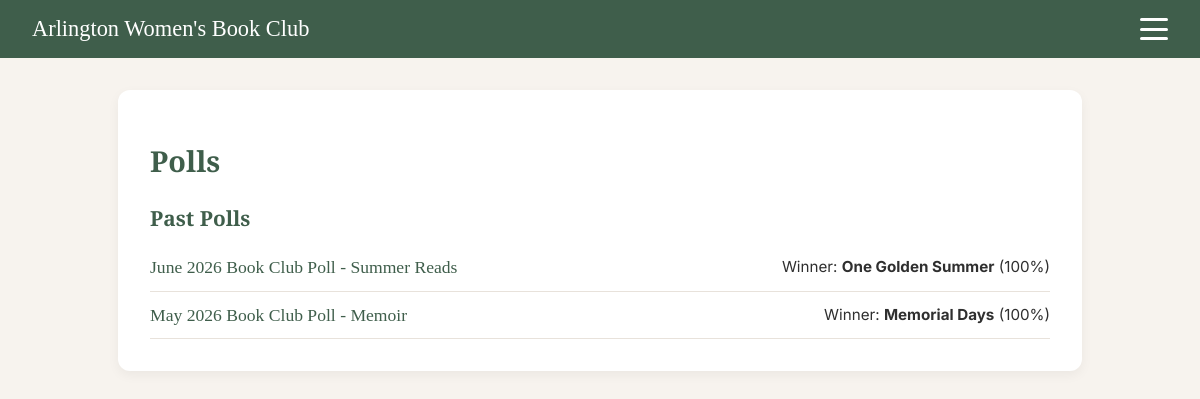
The page /polls/ (signed in) on the database its author committed.
### core/models.py (models this page shows, shortened)
class Poll(models.Model):
    MONTH_CHOICES = [
        (1, "January"), (2, "February"), (3, "March"), (4, "April"),
        (5, "May"), (6, "June"), (7, "July"), (8, "August"),
        (9, "September"), (10, "October"), (11, "November"), (12, "December"),
    ]
    month = models.PositiveSmallIntegerField(choices=MONTH_CHOICES)
    year = models.PositiveSmallIntegerField()
    genre = models.CharField(max_length=100, blank=True)
    question = models.CharField(max_length=255, editable=False)
    description = models.TextField(blank=True)
    created_by = models.ForeignKey(
        settings.AUTH_USER_MODEL,
        on_delete=models.SET_NULL,
        null=True,
        blank=True
    )
    created_at = models.DateTimeField(auto_now_add=True)
    closes_at = models.DateTimeField(null=True, blank=True)
    is_closed = models.BooleanField(default=False)
    def total_votes(self):
        return self.votes.count()
    def votes_for_option(self, option):
        return self.votes.filter(option=option).count()
    def percentage_for_option(self, option):
        total = self.total_votes()
        if total == 0:
            return 0
        return round((self.votes_for_option(option) / total) * 100)
    def winner(self):
        options = self.options.all()
        if not options:
            return None
        return max(options, key=lambda o: o.votes.count())
    def winner_percentage(self):
        if not self.winner():
            return 0
        return self.percentage_for_option(self.winner())

class PollOption(models.Model):
    poll = models.ForeignKey(Poll, related_name="options", on_delete=models.CASCADE)
    book = models.ForeignKey(Book, on_delete=models.CASCADE)

class Book(models.Model):
    title = models.CharField(max_length=255)
    author = models.CharField(max_length=255, blank=True)
    cover_image_url = models.URLField(blank=True)
    goodreads_url = models.URLField(blank=True)
    publication_year = models.PositiveSmallIntegerField(null=True, blank=True)
    notes = models.TextField(blank=True)

### core/views.py (the view)
# urls.py: path("polls/", views.poll_list, name="poll_list"),
def poll_list(request):
    current_poll = Poll.objects.filter(is_closed=False).order_by('-id').first()
    if current_poll:
        past_polls = Poll.objects.exclude(id=current_poll.id).order_by('-id')
    else:
        past_polls = Poll.objects.all().order_by('-id')
    return render(request, "core/poll_list.html", {
        "current_poll": current_poll,
        "past_polls": past_polls,
    })

### core/templates/core/poll_list.html (shortened to what this page needs)
{% extends "core/base.html" %}
{% block content %}
<div class="poll-section">
    <h1 class="poll-title">Polls</h1>
    <h2 class="section-title">Past Polls</h2>
    {% for poll in past_polls %}
        {% if not poll.is_active %}
            <div class="poll-row">
                <a href="{% url 'poll_detail' poll.id %}" class="poll-name">
                    {{ poll.question }}
                </a>
                <div class="poll-winner">
                    Winner: <strong>{{ poll.winner.book.title }}</strong>
                    ({{ poll.winner_percentage }}%)
                </div>
            </div>
        {% endif %}
    {% empty %}
        <p>No past polls yet.</p>
    {% endfor %}
</div>
{% endblock %}

### core/static/core/base.css (style rules this page uses)
:root { --primary: #F7F3EE; --secondary: #3f5e4b; --accent: #d6a6a6; --text: #2f2f2f; --font-serif: 'Libre Baskerville', serif; --font-sans: 'Inter', sans-serif; }
body { margin: 0; background: var(--primary); color: var(--text); font-family: var(--font-sans); }
.poll-section { max-width: 900px; margin: 2rem auto; padding: 2rem; background: white; border-radius: 12px; box-shadow: 0 4px 12px rgba(0,0,0,0.05); }
.poll-title { font-family: var(--font-serif); font-size: 1.8rem; margin-bottom: 1.5rem; color: var(--secondary); }
.section-title { font-family: var(--font-serif); font-size: 1.3rem; color: var(--secondary); margin-top: 1.5rem; margin-bottom: 0.75rem; }
.poll-row { display: flex; justify-content: space-between; padding: 0.8rem 0; border-bottom: 1px solid #e8e2db; }
.poll-name { font-family: var(--font-serif); color: var(--secondary); text-decoration: none; font-size: 1.1rem; }
.poll-winner { font-size: 0.95rem; color: var(--text); }

### rows shown on the page
Poll: question "June 2026 Book Club Poll - Summer Reads", winner.book "One Golden Summer", winner_percentage "100"
Poll: question "May 2026 Book Club Poll - Memoir", winner.book "Memorial Days", winner_percentage "100"
